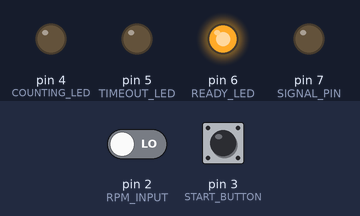
Recording of a sketch running on a simulated Arduino Uno, built with avr-gcc and run on an emulated ATmega328P. On the bench: output pins drawn as LEDs (lit = HIGH). The inputs (shaded band) are chosen by the test bench; at power-on: pin 3 (START_BUTTON) LOW, pin 2 (RPM_INPUT) LOW. EEPROM starts erased.

Above: at 1.2 s.
1.3 s: pin 3 (START_BUTTON) pulled HIGH for 0.15 s
At 3.7 s:
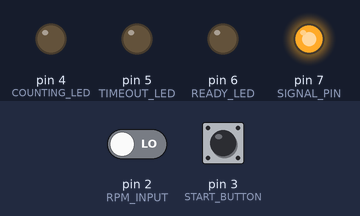
7.4 s: pin 3 (START_BUTTON) pulled HIGH for 1 s
At 8.0 s:
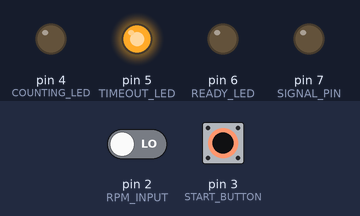
11.4 s: pin 3 (START_BUTTON) pulled HIGH for 3.2 s
At 13.7 s:
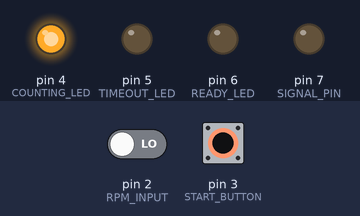
Timing chart, 0 to 18.6 s (numbered marks = the images above; inputs shaded):
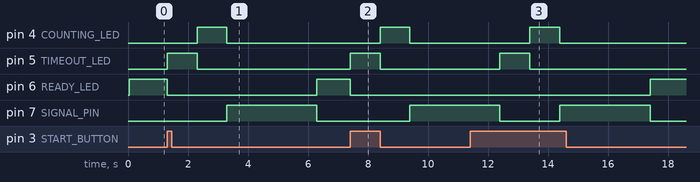

The sketch:

rpmcount.ino
```cpp
#include "config.h"
#include "Counter.h"

#define RPM_INPUT 2
#define START_BUTTON 3
#define COUNTING_LED 4
#define TIMEOUT_LED 5
#define READY_LED 6
#define SIGNAL_PIN 7

enum ErrorCode
{
    Ok,
    Error
};

enum MessageHeader
{
    ReadConfig,
    UpdateStartDelay,
    UpdateRPMCount,
    UpdateSignalsPerRPM
};

Config config;
Counter counter;

void setup ()
{
    Serial.begin(9600);

    pinMode(RPM_INPUT, INPUT);
    pinMode(START_BUTTON, INPUT);
    pinMode(COUNTING_LED, OUTPUT);
    pinMode(TIMEOUT_LED, OUTPUT);
    pinMode(READY_LED, OUTPUT);
    pinMode(SIGNAL_PIN, OUTPUT);
    config = readConfig();
    counter.init(config.startDelay, config.rpmCount, config.signalsPerRPM);
    digitalWrite(READY_LED, HIGH);
}

void updateSerial ()
{
    unsigned long val = -1;
    bool sendACK = false;
    byte code;

    while (Serial.available() > 0)
    {
        MessageHeader header = (MessageHeader) Serial.read();
        switch (header)
        {
        case ReadConfig:
            code = Ok;
            Serial.write(code);
            Serial.write((const uint8_t*) &config.startDelay,    sizeof(config.startDelay));
            Serial.write((const uint8_t*) &config.rpmCount,      sizeof(config.rpmCount));
            Serial.write((const uint8_t*) &config.signalsPerRPM, sizeof(config.signalsPerRPM));
            Serial.flush();
            break;

        case UpdateStartDelay:
            Serial.readBytes((char*)&val, sizeof(val));
            config.startDelay = val;
            writeConfig(config);
            sendACK = true;
            break;

        case UpdateRPMCount:
            Serial.readBytes((char*)&val, sizeof(val));
            config.rpmCount = val;
            writeConfig(config);
            sendACK = true;
            break;

        case UpdateSignalsPerRPM:
            Serial.readBytes((char*)&val, sizeof(val));
            config.signalsPerRPM = val;
            writeConfig(config);
            sendACK = true;
            break;

        default:
            code = Error;
            Serial.write(code);
            Serial.flush();
            break;
        }
    }

    if (sendACK)
    {
        code = Ok;
        Serial.write(code);
        Serial.write((const uint8_t*) &val, sizeof(val));
        Serial.flush();
    }
}

void loop ()
{
    Counter::State state = counter.getState();
    if (state == Counter::READY)
    {
        if (digitalRead(START_BUTTON) == HIGH)
        {
            unsigned long t = millis();
            counter.start(t);
            digitalWrite(READY_LED, LOW);
            digitalWrite(TIMEOUT_LED, HIGH);
        }
        else updateSerial();
    }
    else if (state == Counter::WAITING_FOR_TIMEOUT)
    {
        unsigned long t = millis();
        int rpmSignal = digitalRead(RPM_INPUT);
        counter.update(t, rpmSignal);
        if (counter.getState() == Counter::COUNTING)
        {
            digitalWrite(TIMEOUT_LED, LOW);
            digitalWrite(COUNTING_LED, HIGH);
        }
    }
    else if (state == Counter::COUNTING)
    {
        unsigned long t = millis();
        int rpmSignal = digitalRead(RPM_INPUT);
        counter.update(t, rpmSignal);
        if (counter.getState() == Counter::SIGNALING)
        {
            digitalWrite(COUNTING_LED, LOW);
            digitalWrite(SIGNAL_PIN, HIGH);
        }
    }
    else if (state == Counter::SIGNALING)
    {
        unsigned long t = millis();
        counter.update(t, LOW);
        if (counter.getState() == Counter::READY)
        {
            digitalWrite(SIGNAL_PIN, LOW);
            digitalWrite(READY_LED, HIGH);
        }
    }
}
```

Counter.cc
```cpp
#include "Counter.h"

#include <Arduino.h>

void Counter::init (unsigned long startDelay, unsigned long rpmCount, unsigned long signalsPerRPM)
{
    this->startDelay    = startDelay;
    this->rpmCount      = rpmCount;
    this->signalsPerRPM = signalsPerRPM;
    reset();
}

void Counter::setStartDelay (unsigned long val)
{
    startDelay = val;
}

void Counter::setRPMCount (unsigned long val)
{
    rpmCount = val;
}

void Counter::setSignalsPerRPM (unsigned long val)
{
    signalsPerRPM = val;
}

void Counter::start (unsigned long startTime)
{
    if (state == READY)
    {
        this->startTime = startTime;
        state = WAITING_FOR_TIMEOUT;
    }
}

void Counter::reset ()
{
    state = READY;
}

void Counter::update (unsigned long t, int rpmSignal)
{
    switch (state)
    {
    case WAITING_FOR_TIMEOUT:
    {
        if (t - startTime >= startDelay)
        {
            startTime = t; // Update start time for counting state
            signals = 0;
            state = COUNTING;
        }
        break;
    }
    case COUNTING:
    {
        // Count signals in 1 second intervals
        if (lastRpmSignal != rpmSignal && rpmSignal == HIGH)
        {
            signals++;
        }
        // 1 second interval reached
        if (t - startTime >= 1000)
        {
            float rpm = ((float) signals / (float) signalsPerRPM) * 60.0f;
            if (rpm <= rpmCount)
            {
                startTime = t; // Update start time for signaling state
                state = SIGNALING;
            }
            else
            {
                // RPM threshold not reached.
                // Count signals per second from scratch.
                //Serial.print("rpm: \r\n"); Serial.print(rpm); Serial.print("\r\n");
                startTime = t;
                signals = 0;
            }
        }
        break;
    }
    case SIGNALING:
    {
        if (t - startTime >= 3000)
        {
            state = READY;
        }
    }
    default: break;
    }
    lastRpmSignal = rpmSignal;
}

Counter::State Counter::getState () const
{
    return state;
}
```

Counter.h
```cpp
#pragma once

class Counter
{
public:

    enum State
    {
        READY,
        WAITING_FOR_TIMEOUT,
        COUNTING,
        SIGNALING
    };

public:

    void init (unsigned long startDelay, unsigned long rpmCount, unsigned long signalsPerRPM);

    void setStartDelay (unsigned long);

    void setRPMCount (unsigned long);

    void setSignalsPerRPM (unsigned long);

    void start (unsigned long startTime);

    void reset ();

    void update (unsigned long time, int rpmSignal);

    State getState () const;

private:

    State state;

    unsigned long startDelay;
    unsigned long rpmCount;
    unsigned long signalsPerRPM;
    unsigned long startTime;

    unsigned long signals;

    bool lastRpmSignal;
};
```

config.cc
```cpp
#include "config.h"

#include <Arduino.h>
#include <EEPROM.h>

#define ROM_INITIALISED 17

#define DEFAULT_SIGNALS_PER_RPM 133
#define DEFAULT_START_DELAY_MILLIS 1000
#define DEFAULT_RPM_COUNT 5000

static Config config;

int writeLong (int address, unsigned long val)
{
    const char* p = (char*) &val;
    int i = 0;
    for (; i < sizeof(val); ++i, ++p)
    {
        EEPROM.write(address + i, *p);
    }
    return address + i;
}

int readLong (int address, unsigned long& val)
{
    char* p = (char*) &val;
    int i = 0;
    for (; i < sizeof(val); ++i, ++p)
    {
        *p = EEPROM.read(address + i);
    }
    return address + i;
}

const Config& readConfig ()
{
    byte initialised = EEPROM.read(0);
    if (initialised != ROM_INITIALISED)
    {
        int addr = 1;
        addr = writeLong(addr, DEFAULT_START_DELAY_MILLIS);
        addr = writeLong(addr, DEFAULT_RPM_COUNT);
        addr = writeLong(addr, DEFAULT_SIGNALS_PER_RPM);
        EEPROM.write(0, ROM_INITIALISED);
    }
    int addr = 1;
    addr = readLong(addr, config.startDelay);
    addr = readLong(addr, config.rpmCount);
    addr = readLong(addr, config.signalsPerRPM);
    return config;
}

void writeConfig (const Config& config)
{
    int addr = 1;
    addr = writeLong(addr, config.startDelay);
    addr = writeLong(addr, config.rpmCount);
    addr = writeLong(addr, config.signalsPerRPM);
    EEPROM.write(0, ROM_INITIALISED);
}
```

config.h
```cpp
#pragma once

struct Config
{
    unsigned long startDelay;    // Start delay in milliseconds
    unsigned long rpmCount;      // Number of RPM ticks to count
    unsigned long signalsPerRPM; // Number of signal ticks per RPM tick
};

const Config& readConfig ();

void writeConfig (const Config&);
```

Measured:
- after the input at 1.3 s, pin 4 (COUNTING_LED): LOW → HIGH after 1.0 s, → LOW 1.0 s later; pin 5 (TIMEOUT_LED): LOW → HIGH at once, → LOW 1.0 s later; pin 6 (READY_LED): HIGH → LOW at once, → HIGH 5.0 s later; pin 7 (SIGNAL_PIN): LOW → HIGH after 2.0 s, → LOW 3.0 s later
- after the input at 7.4 s, pin 4 (COUNTING_LED): LOW → HIGH after 1.0 s, → LOW 1.0 s later; pin 5 (TIMEOUT_LED): LOW → HIGH at once, → LOW 1.0 s later; pin 6 (READY_LED): HIGH → LOW at once; pin 7 (SIGNAL_PIN): LOW → HIGH after 2.0 s
- after the input at 11.4 s, pin 4 (COUNTING_LED): LOW → HIGH after 2.0 s, → LOW 1.0 s later; pin 5 (TIMEOUT_LED): LOW → HIGH after 1.0 s, → LOW 1.0 s later; pin 6 (READY_LED): LOW → HIGH after 6.0 s instead of 1.0 s
